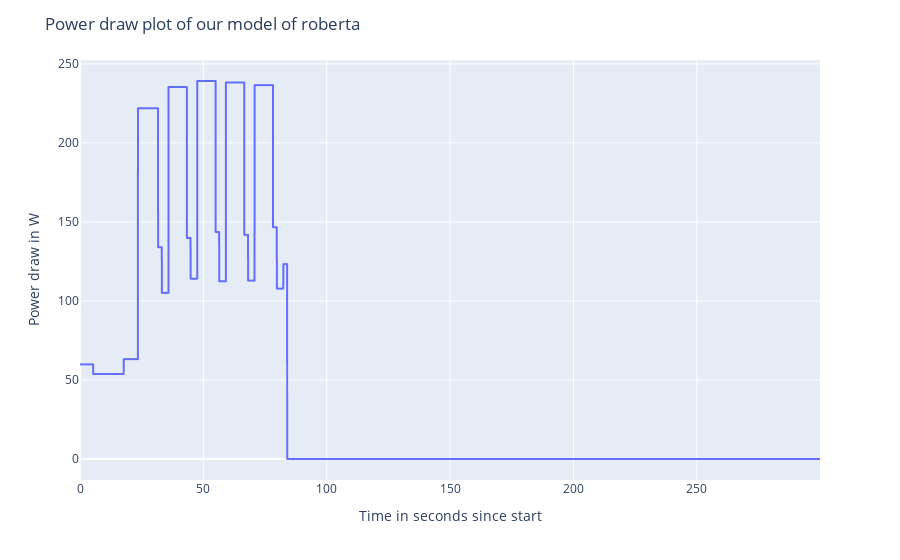

Source (notebook cell):
### Code cell
from __init__ import PowerFunction, roberta_phases_spec, Phase
import pandas as pd
import plotly.express as px
import numpy as np

example_power_function = PowerFunction(roberta_phases_spec)

# first an uninterrupted run

measurements_from_model = [{'power': example_power_function(i), 'timestamp': i} for i in np.arange(0, 300, 0.05)]
print(measurements_from_model)

model_df = pd.DataFrame(measurements_from_model)

model_fig = px.line(model_df, x='timestamp', y='power')

model_fig.update_layout({'title': 'Power draw plot of our model of roberta' ,'yaxis_title': 'Power draw in W', 'xaxis_title': 'Time in seconds since start'})
model_fig.show()

### Figure 1 — Plotly figure (JSON) as saved in the notebook; plotly's stock layout.template omitted (floating-point values rounded to 4 significant figures; data arrays with more than 128 entries replaced by an {"elided": "..."} marker saying what was removed)
{"data": [{"hovertemplate": "timestamp=%{x}<br>power=%{y}<extra></extra>", "legendgroup": "", "line": {"color": "#636efa", "dash": "solid"}, "marker": {"symbol": "circle"}, "mode": "lines", "name": "", "showlegend": false, "type": "scattergl", "x": {"elided": "6000 float values"}, "xaxis": "x", "y": {"elided": "6000 float values"}, "yaxis": "y"}], "layout": {"legend": {"tracegroupgap": 0}, "margin": {"t": 60}, "title": {"text": "Power draw plot of our model of roberta"}, "xaxis": {"anchor": "y", "domain": [0, 1], "title": {"text": "Time in seconds since start"}}, "yaxis": {"anchor": "x", "domain": [0, 1], "title": {"text": "Power draw in W"}}}}
